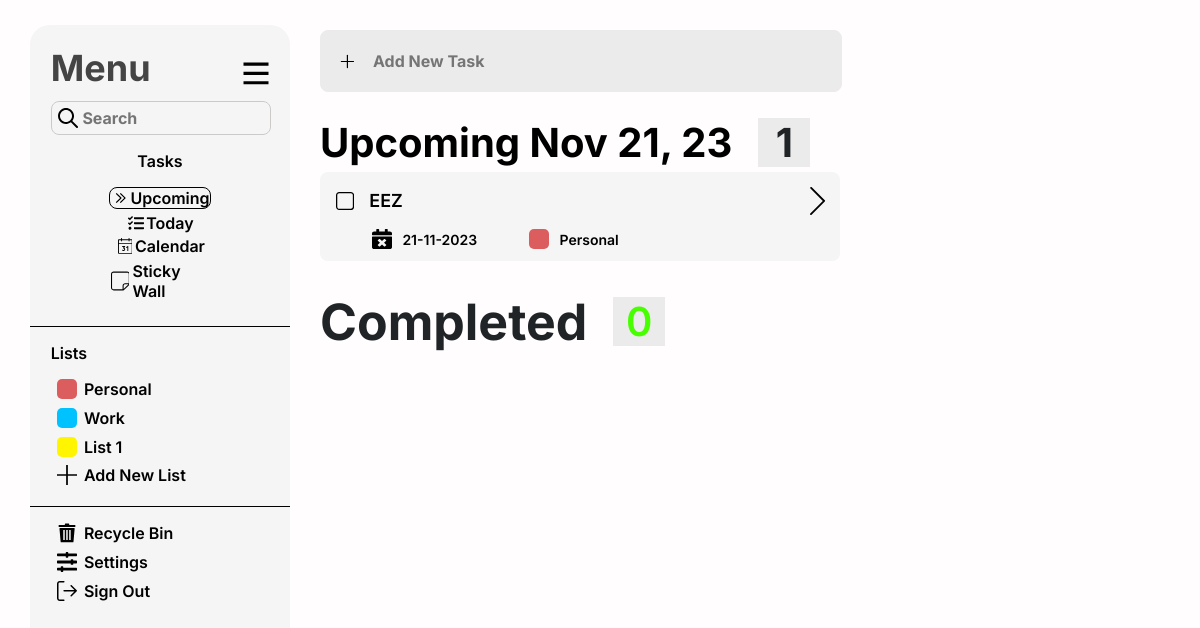
Before: /index/todo_page/Upcoming with the older database file.
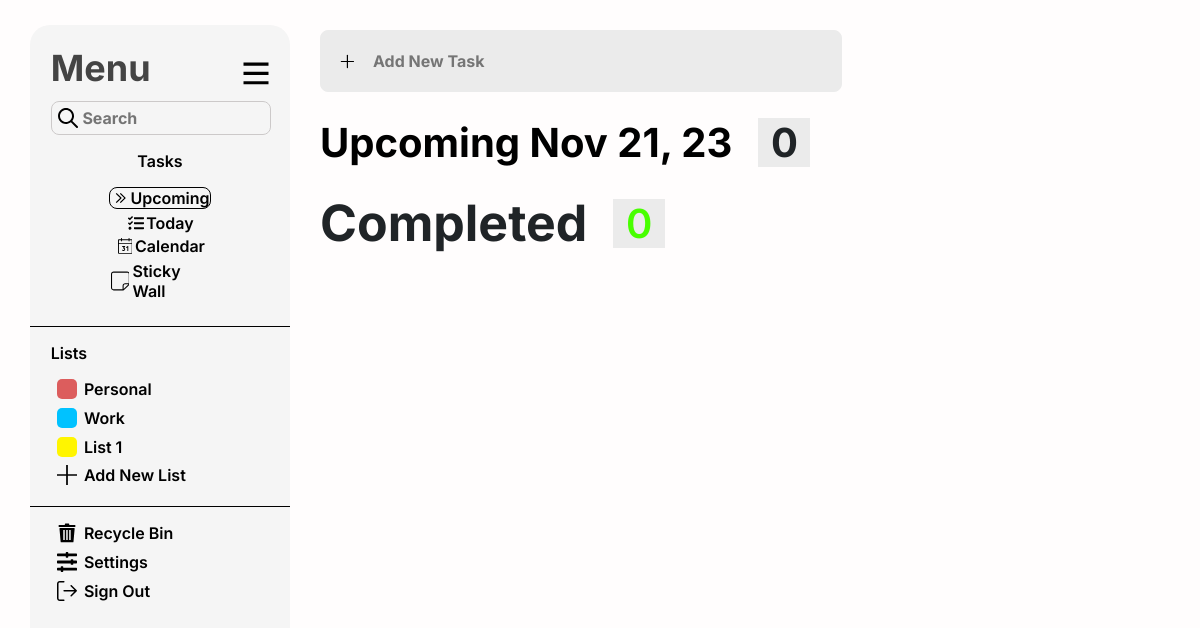
After: the same page with the newer database file.
### playground/models.py (models this page shows, shortened)
class Todo(models.Model):
    date_created = models.DateField()
    due_date = models.DateField(default='0000-00-00')
    task_Text = models.CharField(max_length=50)
    task_Descr = models.CharField(default='Default Decription',max_length=150)
    task_List = models.CharField(default='List 1', max_length=10)
    task_Progress = models.CharField(default='Incomplete',max_length=15)
    isDone = models.BooleanField(default=False)
    is_in_recycle_bin = models.BooleanField(default=False)

### playground/views.py (the view)
# urls.py: path('index/todo_page/Upcoming', views.view_upcoming_page, name="upcoming_page"),
def view_upcoming_page(request):
    tasks_NotDone_NotInRecycleBin=0
    tasks_Done_NotInRecycleBin=0
    current_date = datetime.now().date()
    next_day = current_date + timedelta(days=1)
    formatted_next_day = next_day.strftime('%b %d, %y')
    upcoming_tasks = Todo.objects.filter(due_date=next_day)
    for task in upcoming_tasks:
        if not task.isDone and not task.is_in_recycle_bin:
            tasks_NotDone_NotInRecycleBin+=1
        elif task.isDone and not task.is_in_recycle_bin:
            tasks_Done_NotInRecycleBin+=1
    return render(request, 'Upcoming.html', {'upcoming_tasks':upcoming_tasks, 'next_day':formatted_next_day,'counter_notDone':tasks_NotDone_NotInRecycleBin,'counter_done':tasks_Done_NotInRecycleBin})

### playground/templates/Upcoming.html (shortened to what this page needs)
{% extends 'base_layout.html' %}
{% load static %}
{% block Selected_Upcoming %}id="Selected"{% endblock %}
{% block Active %}
<div class="Active">
  <div class="AddNewTask">
    <svg
      xmlns="http://www.w3.org/2000/svg"
      width="35"
      height="35"
      viewBox="0 0 35 35"
    >
      <path
        d="M17.5 7.29167V27.7083"
        stroke="black"
        stroke-width="2"
        stroke-linecap="round"
        stroke-linejoin="round"
      />
      <path
        d="M7.29175 17.5H27.7084"
        stroke="black"
        stroke-width="2"
        stroke-linecap="round"
        stroke-linejoin="round"
        />
      </svg>
      <input placeholder="Add New Task" />
    </div>
    <div class="Today-Div">
    <h1 class="Title">Upcoming {{next_day}}</h1>
    <div class="NumberBg">
      <p class="Number">{{counter_notDone}}</p>
    </div>
</div>
    {% for task in upcoming_tasks %}
    {% if not task.isDone and not task.is_in_recycle_bin %}
<div class="Upcoming-Tasks">
    <div class="Upcoming-Task" id="Upcoming-Task" task_id="{{task.pk}}">
      <div class="taskFrow">
        <svg id="isDone-Icon" class="isDone-Icon" task_id="{{task.pk}}" xmlns="http://www.w3.org/2000/svg" width="20" height="20" viewBox="0 0 20 20" fill="none">
          <path d="M3.53811 0C1.59417 0 0 1.58715 0 3.54143L0 16.4586C0 18.4129 1.59417 20 3.53811 20H16.4619C18.4058 20 20 18.4129 20 16.4586V3.54143C20 1.58715 18.4058 0 16.4619 0L3.53811 0ZM3.53811 1.42286H16.4619C17.6569 1.42286 18.5884 2.35715 18.5884 3.54143V16.4586C18.5884 17.6429 17.6569 18.5771 16.4619 18.5771H3.53811C3.25981 18.5819 2.9834 18.5305 2.72503 18.4261C2.46665 18.3217 2.23151 18.1662 2.03344 17.9689C1.83538 17.7716 1.67843 17.5364 1.57164 17.277C1.46485 17.0177 1.41043 16.7394 1.4116 16.4586V3.54143C1.4116 2.35715 2.34315 1.42286 3.53811 1.42286Z" fill="#000"/>
        </svg>
        <div class="task_txt_div" data-task-id="{{task.id}}">
          <p class="task-txt" style="font-size: 18px">{{ task.task_Text }}</p>
      </div>
    </div>
      <div class="infoSup-div">
        <p class="infoSup-txts">{{ task.due_date|date:'d-m-Y' }}</p>
        <div
          class="infoSup-Icons"
          style="
            width: 20px;
            height: 20px;
            border-radius: 5px;
            background: #00c2ff;
          "
        ></div>
        <p class="infoSup-txts">{{ task.task_List }}</p>
      </div>
    </div>
  </div>
  {% endif %}
  {% endfor %}
  <div class="Completed">
    <p class="Completed-Txt">Completed</p>
    <div class="NumberBg2">
      <p class="Number2">{{counter_done}}</p>
    </div>
  </div>
</div>
{% endblock %}

Changed rows visible on the page:
removed Todo: task_Text "EEZ", due_date "21-11-2023", task_List "Personal"
Other visible differences:
{{ counter_notDone }}: "1" → "0"
